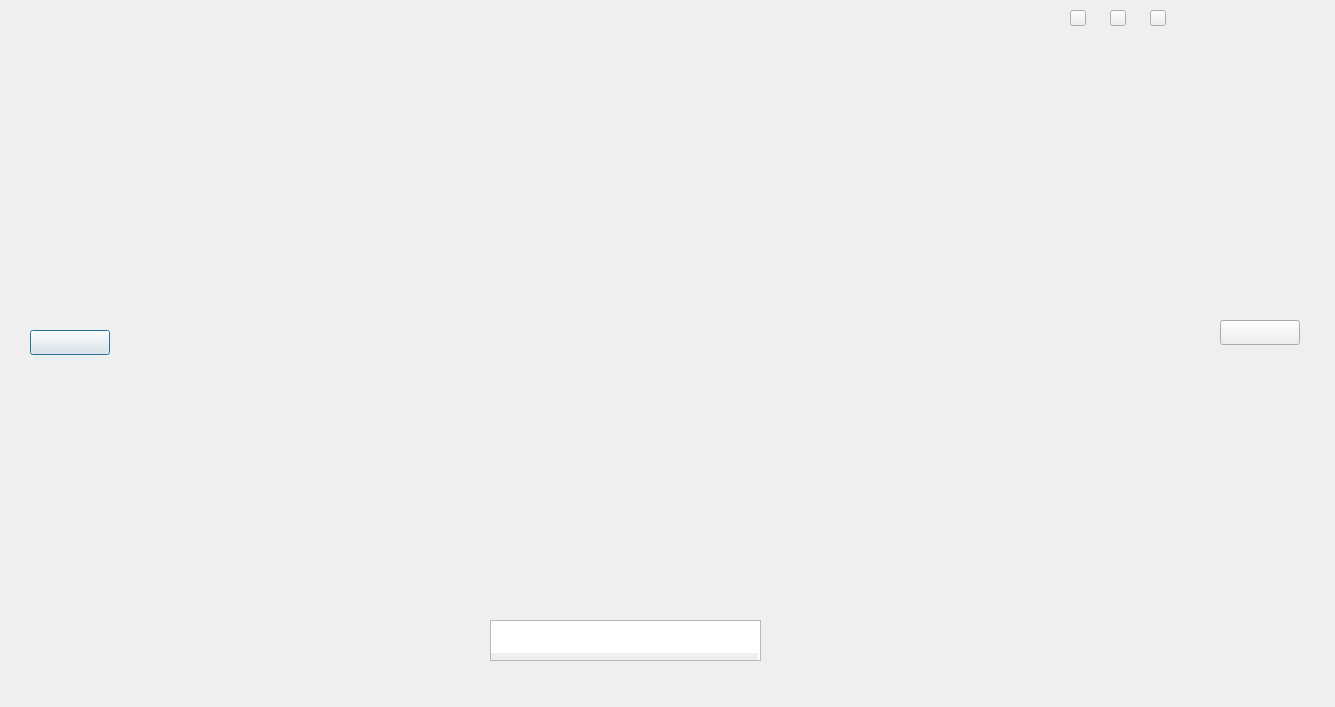
<?xml version="1.0" encoding="UTF-8"?>
<ui version="4.0">
 <class>Dialog</class>
 <widget class="QDialog" name="Dialog">
  <property name="geometry">
   <rect>
    <x>0</x>
    <y>0</y>
    <width>1335</width>
    <height>707</height>
   </rect>
  </property>
  <property name="windowTitle">
   <string>Dialog</string>
  </property>
  <widget class="QLabel" name="current_picture">
   <property name="geometry">
    <rect>
     <x>150</x>
     <y>80</y>
     <width>1051</width>
     <height>521</height>
    </rect>
   </property>
   <property name="text">
    <string/>
   </property>
  </widget>
  <widget class="QPushButton" name="previous_photo">
   <property name="geometry">
    <rect>
     <x>30</x>
     <y>330</y>
     <width>80</width>
     <height>25</height>
    </rect>
   </property>
   <property name="text">
    <string/>
   </property>
  </widget>
  <widget class="QPushButton" name="next_photo">
   <property name="geometry">
    <rect>
     <x>1220</x>
     <y>320</y>
     <width>80</width>
     <height>25</height>
    </rect>
   </property>
   <property name="text">
    <string/>
   </property>
  </widget>
  <widget class="QPushButton" name="buttonInfo">
   <property name="geometry">
    <rect>
     <x>1070</x>
     <y>10</y>
     <width>16</width>
     <height>16</height>
    </rect>
   </property>
   <property name="text">
    <string/>
   </property>
  </widget>
  <widget class="QPushButton" name="buttonModify">
   <property name="geometry">
    <rect>
     <x>1110</x>
     <y>10</y>
     <width>16</width>
     <height>16</height>
    </rect>
   </property>
   <property name="text">
    <string/>
   </property>
  </widget>
  <widget class="QPushButton" name="buttonThrow">
   <property name="geometry">
    <rect>
     <x>1150</x>
     <y>10</y>
     <width>16</width>
     <height>16</height>
    </rect>
   </property>
   <property name="text">
    <string/>
   </property>
  </widget>
  <widget class="QPlainTextEdit" name="tagsWidget">
   <property name="geometry">
    <rect>
     <x>490</x>
     <y>620</y>
     <width>271</width>
     <height>41</height>
    </rect>
   </property>
   <property name="font">
    <font>
     <pointsize>15</pointsize>
     <weight>75</weight>
     <bold>true</bold>
    </font>
   </property>
   <property name="autoFillBackground">
    <bool>false</bool>
   </property>
   <property name="readOnly">
    <bool>true</bool>
   </property>
   <property name="backgroundVisible">
    <bool>true</bool>
   </property>
  </widget>
 </widget>
 <layoutdefault spacing="6" margin="11"/>
 <resources/>
 <connections/>
</ui>
